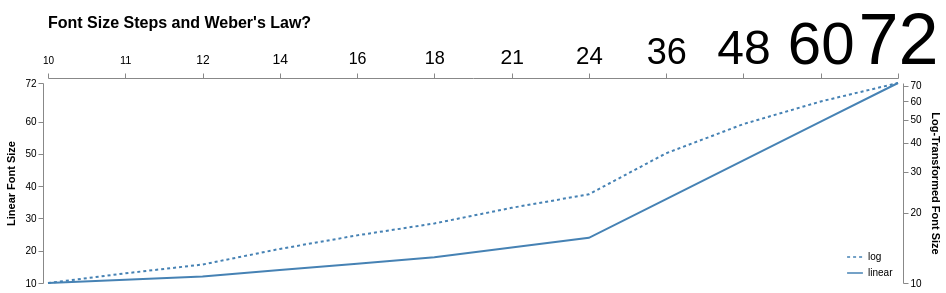

The Vega-Lite source for this figure:
### Vega specification from a JSON file in a GitHub repository (floating-point values rounded to 4 significant figures)
{"$schema": "https://vega.github.io/schema/vega/v5.json", "width": 850, "height": 200, "padding": 5, "config": {"signals": [{"name": "baseFontSize", "value": 14}], "title": {"fontSize": {"signal": "baseFontSize + 2"}}}, "title": {"text": "Font Size Steps and Weber's Law?", "anchor": "start", "frame": "group", "orient": "top", "dy": 30}, "data": [{"name": "sizes", "values": [{"size": 10}, {"size": 11}, {"size": 12}, {"size": 14}, {"size": 16}, {"size": 18}, {"size": 21}, {"size": 24}, {"size": 36}, {"size": 48}, {"size": 60}, {"size": 72}]}], "scales": [{"name": "x", "type": "point", "domain": {"data": "sizes", "field": "size"}, "range": "width"}, {"name": "y", "domain": [10, 72], "range": "height", "zero": false}, {"name": "logy", "type": "log", "domain": [10, 72], "range": "height"}, {"name": "dash", "type": "ordinal", "domain": ["log", "linear"], "range": [[3, 3], []]}], "axes": [{"orient": "left", "scale": "y", "offset": 5, "values": [10, 20, 30, 40, 50, 60, 72], "title": "Linear Font Size", "titlePadding": 8}, {"orient": "right", "scale": "logy", "offset": 5, "title": "Log-Transformed Font Size", "titlePadding": 8}, {"orient": "top", "scale": "x", "offset": 5, "labelFontSize": {"field": "value"}, "labelBaseline": "alphabetic", "labelPadding": 10}], "legends": [{"orient": "bottom-right", "offset": 5, "strokeDash": "dash", "symbolStrokeColor": "steelblue", "symbolType": "stroke", "symbolSize": 250}], "marks": [{"type": "line", "from": {"data": "sizes"}, "encode": {"update": {"x": {"scale": "x", "field": "size"}, "y": {"scale": "y", "field": "size"}, "stroke": {"value": "steelblue"}, "strokeDash": {"scale": "dash", "value": "linear"}, "strokeWidth": {"value": 2}}}}, {"type": "line", "from": {"data": "sizes"}, "encode": {"update": {"x": {"scale": "x", "field": "size"}, "y": {"scale": "logy", "field": "size"}, "stroke": {"value": "steelblue"}, "strokeDash": {"scale": "dash", "value": "log"}, "strokeWidth": {"value": 2}}}}]}
